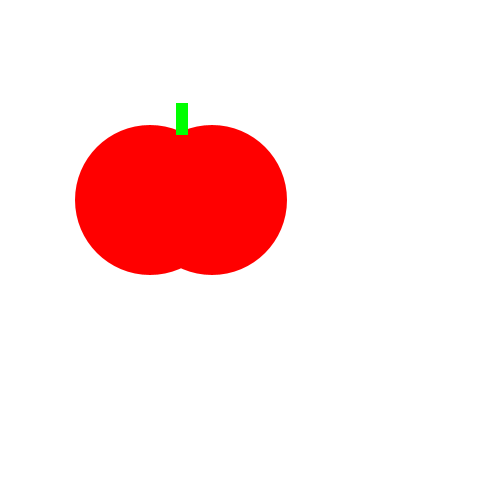
Frame 1 (no input)
Frame 60 (the mouse pressed at the canvas centre just before this capture): identical to frame 1, image omitted
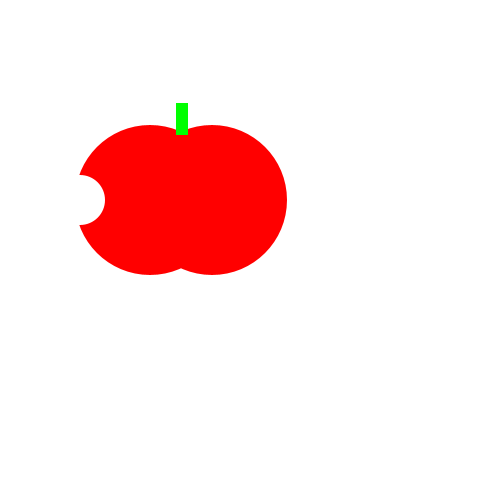
Frame 120 (the mouse held since frame 60 and released just before this capture)

The Processing sketch that drew these frames (run headless with seeded random() and noise(); from frame 60 on, the mouse is pressed at the canvas centre):

// Processing sketch: tasty_tomato
// ── tasty_tomato.pde
int bite=1;
void setup() {
    size(500, 500);
     
}
void draw() {
    background(255,255,255);
    noStroke();
    fill(255,0,0);
    ellipse(150, 200, 150, 150);
    ellipse(212, 200, 150, 150);
    fill(0,255,0);
    rect(176, 103, 12, 32);
    fill(255,255,255);
   
    


      if(mousePressed) {
      
          bite=2;
      }
      if(bite==2) {
      
       ellipse(80,200,50,50); 
      }
}
